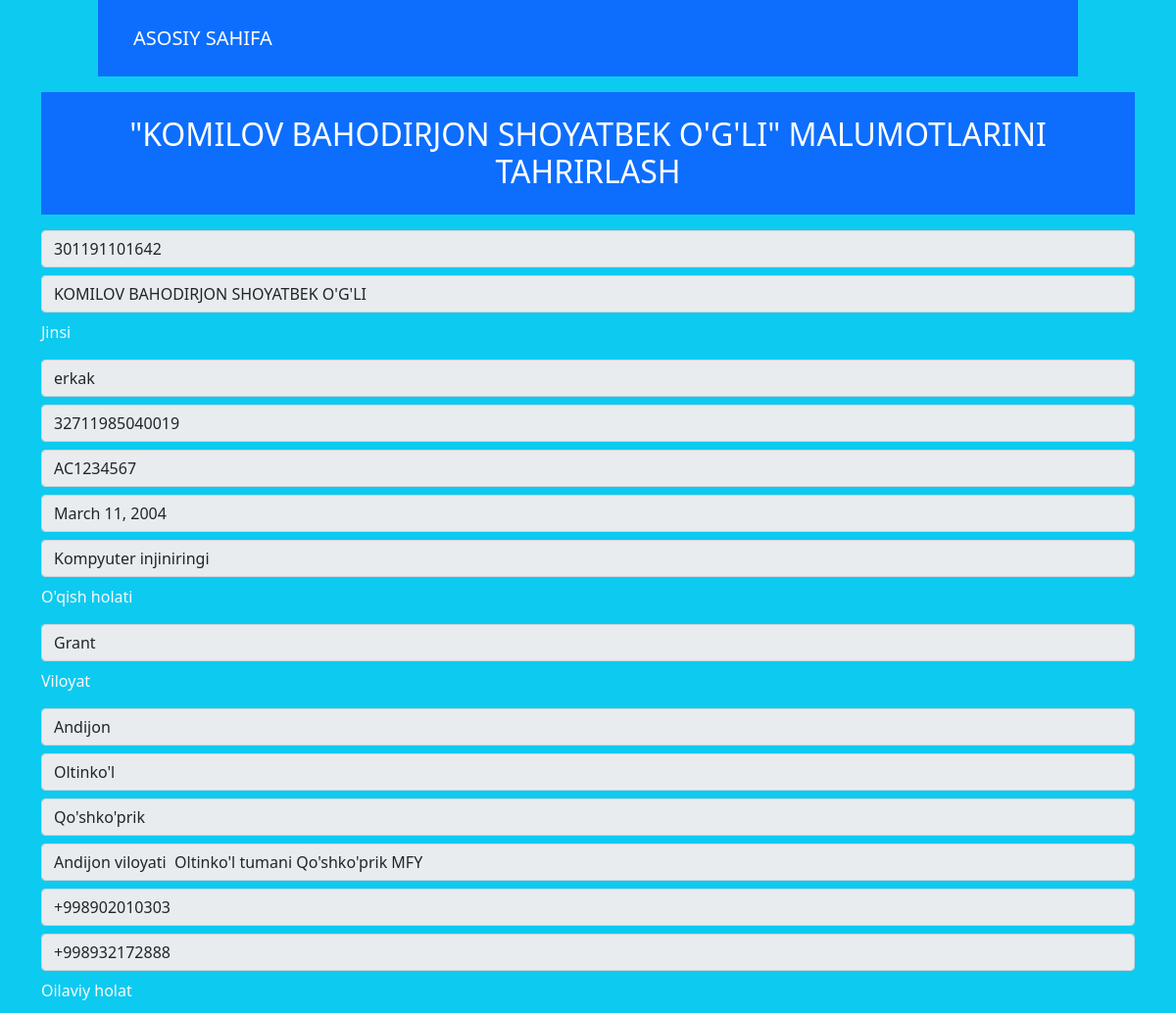
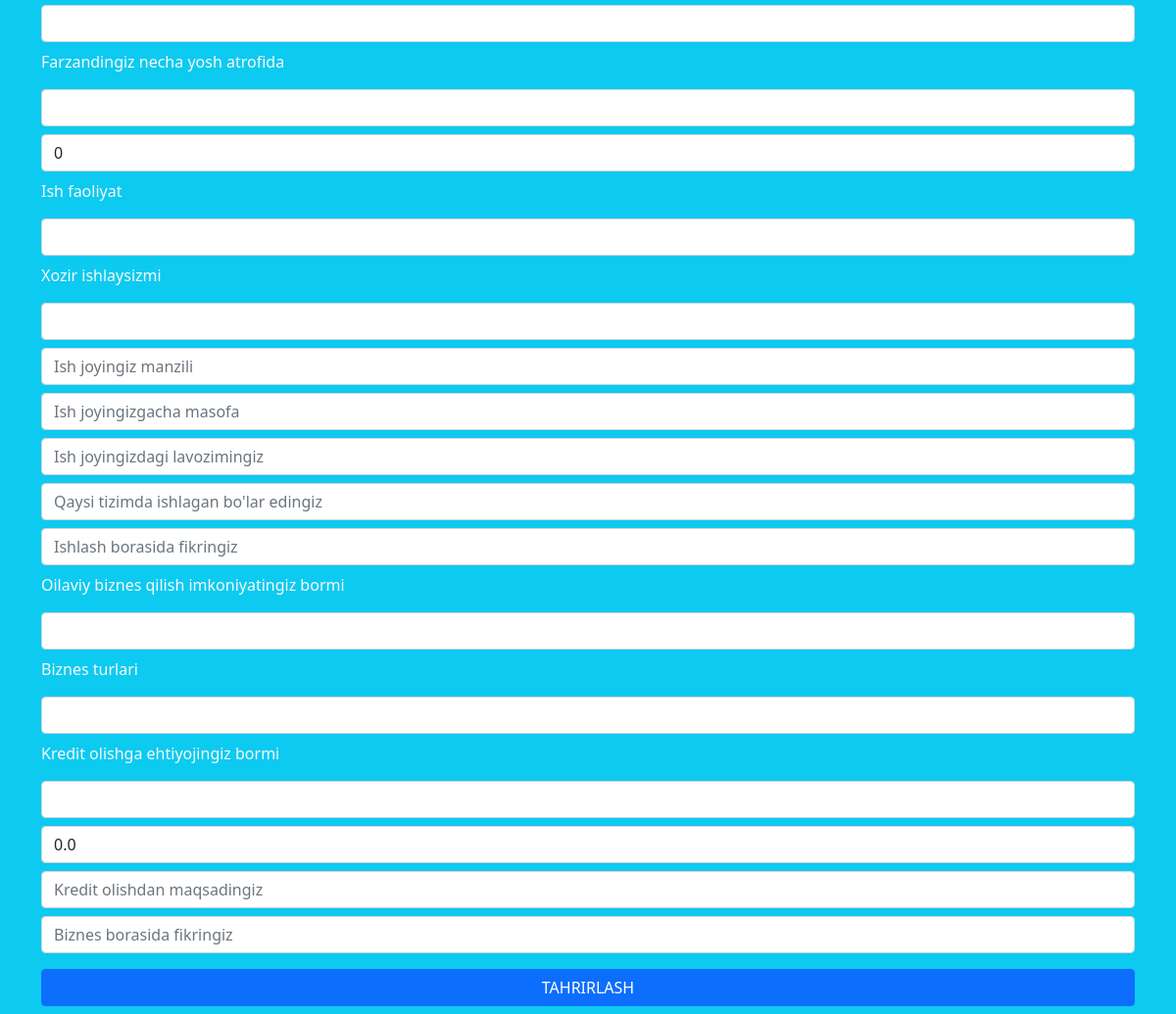
Page /update/3 on the committed database (2 pictures, top to bottom).
### app/models.py (models this page shows, shortened)
class Talabalar(models.Model):
    hemis_id = models.IntegerField(verbose_name="Hemis Id", help_text="Bu yerga faqat raqam yozish kerak !")
    fish = models.CharField(max_length=100, verbose_name="Bitiruvchi to'liq ismi", blank=False, null=False)
    jinsi = models.CharField(max_length=5, verbose_name="Bitiruvchi jinsi", blank=False, null=False)
    pasport_jshshr = models.IntegerField(verbose_name="Bitiruvchi pasport jshshr raqami", help_text="Bu yerga faqat raqam yozish kerak")
    pasport_seriya = models.CharField(max_length=9, verbose_name="Bitiruvchi pasport seriya belgilari", blank=False, null=False)
    tugilgan_sana = models.DateField(auto_now_add=False, auto_now=False, verbose_name="Bitiruvchi tug'ilgan sanasi", help_text="shu tariqa yozing 2000-03-09", blank=True)
    yonalish_nomi = models.CharField(max_length=100, verbose_name="Bitiruvchi mutaxassisligi (yo'nalishi)", help_text="Iltimos to'liq nomini yozing", blank=False, null=False)
    grant_kontrakt = models.CharField(max_length=22, verbose_name="O'qish turi", help_text="Grand yoki Kontrakt", blank=False, null=False)
    viloyat = models.CharField(max_length=25, verbose_name="Bitiruvchi viloyati", blank=False, null=False)
    tuman = models.CharField(max_length=80, verbose_name="Bitiruvchi tumani", blank=False, null=False)
    mfy = models.CharField(max_length=80, verbose_name="Bitiruvchi MFY nomi", blank=False, null=False)
    umumiy_manzil = models.CharField(max_length=200, blank=False, verbose_name="Bitiruvchi to'liq manzili", help_text="viloyati tumani mahallasi kocha nomi", null=False)
    telefon1 = models.CharField(max_length=13, verbose_name="Bitiruvchi telefon raqami", help_text="1-telefon raqam", blank=False, null=False)
    telefon2 = models.CharField(max_length=14, verbose_name="Bitiruvchi telefon raqami", help_text="2-telefon raqam", blank=False, null=False)
    oila = models.CharField(max_length=18, verbose_name="Oilaviy holati", help_text="turmush qurgan yoki qurmagan", blank=True, null=True)
    farzand = models.CharField(max_length=12, verbose_name="Farzandingiz yoshi", help_text="nechi yosh atrofida", blank=True, null=True)
    farzand_yoshi = models.IntegerField(verbose_name="Farzandingiz yoshi", help_text="frazandingiz yo'q bo'lsa iltimos 0 raqamini kiriting ")
    ish_faoliyat = models.CharField(max_length=30, verbose_name="Ish faoliyatingiz", help_text="buyruq asosida, soatbay yoki ishsiz shulardan birini yozing", blank=True, null=True)
    xozirgi_ish = models.CharField(max_length=3, verbose_name="Xozirgi ishlaysizmi", help_text="ha yoki yoq", blank=True, null=True)
    ish_manzil = models.CharField(max_length=200, verbose_name="Ish joyingiz manzili", help_text="iltimos to'liq kiritng", blank=True, null=True)
    ish_masofa = models.CharField(max_length=20, verbose_name="Ish joyingizgacha masofa", help_text="uyingizdan ishingizgacha masofa", blank=True, null=True)
    lavozim = models.CharField(max_length=15, verbose_name="Ish joyingizdagi lavozimingiz", blank=True, null=True)
    qaysi_tizimda_ishlash = models.CharField(max_length=120, verbose_name="Qaysi tizimda ishlamoqchisiz", help_text="agar hozirda ishsiz bo'lsangiz kelajakda qaysi tizimda ishlamoqchisiz", blank=True, null=True)
    qoshimcha_izoh = models.TextField(verbose_name="Ishlash borasida izoxingiz", help_text="to'liqroq va aniqroq", blank=True, null=True)
    oilaviy_biznes = models.CharField(max_length=3, verbose_name="Oilaviz biznesga imkoniyatingiz bormi", help_text="ha yoki yo'q", blank=True, null=True)
    oilaviy_biznes2 = models.CharField(max_length=22, verbose_name="Qaysi biznes bilan shug'ullanmoqchisiz", help_text="dehqonchilik chorvachilik, ...", blank=True, null=True)
    kredit_olish = models.CharField(max_length=3, verbose_name="Kredit olishga ehtiyojingiz bormi", blank=True, help_text="ha yoki yo'q", null=True)
    kredit_summa = models.FloatField(verbose_name="Kredit miqdorini kiritng", help_text="agra kredit olmoqchi bo'lmasangiz iltimos 0 sonini kiritng")
    kredit_maqsad = models.CharField(max_length=150, verbose_name="Kredit olishdan maqsadingiz", help_text="maqsadingiz haqida qisqacha", blank=True, null=True)
    biznes_izox = models.TextField(verbose_name="Biznes qilish borasida izoxlaringiz", help_text="to'liqroq va aniqroq", blank=True, null=True)
    objects = models.Manager()

### app/views.py (the view, shortened to what this page needs)
# urls.py: path('update/<id>', views.update, name='update'),
def update(request, id):  # sourcery skip: extract-method, remove-unreachable-code
    d = Talabalar.objects.get(id=id)
    context = {
        "d":d
    }
    return render(request, 'edit.html', context)

### templates/edit.html (shortened to what this page needs)
<!doctype html>
<html lang="en">
  <head>
    <link href="https://cdn.jsdelivr.net/npm/bootstrap@5.1.3/dist/css/bootstrap.min.css" rel="stylesheet">
  </head>
  <body class=" bg-info text-light">
        <nav class="bg-primary p-4 col-10 mx-auto navbar-expand-lg navbar-dark bg-primary">
          <div class="container-fluid">
            <a class="navbar-brand" href="/">ASOSIY SAHIFA</a>
          </div>
        </nav>
        <div class="container ">
            <div class="row">
                <div>
                    <h2 class="text-white bg-primary text-center p-4 mt-3 col-12 mx-auto  d-inline-block">"{{d.fish}}" MALUMOTLARINI TAHRIRLASH</h2>
                    <br>
                    <form action="/update/{{d.id}}" method="post">
                        <div class="form-group">
                            <input class="form-control mt-2" placeholder="Hemis raqami" name="hemis_id" value="{{d.hemis_id}}" disabled>
                        </div>
                        <div class="form-group">
                            <input class="form-control mt-2" placeholder="Familya Ism Sharif" name="fish" value="{{d.fish}}" disabled>
                        </div>
                        <div class="form-group ">
                            <p class="mt-2">Jinsi</p>
                            <select id="jinsi" class="form-control mt-2" name="jinsi" disabled>
                              <option selected >{{d.jinsi}}</option>
                            </select>
                        </div>
                        <div class="form-group">
                            <input class="form-control mt-2" placeholder="Pasport jshshr raqami" name="pasport_jshshr" value="{{d.pasport_jshshr}}" disabled>
                        </div>
                        <div class="form-group">
                            <input class="form-control mt-2" placeholder="Pasport seriya raqami" name="pasport_seriya" value="{{d.pasport_seriya}}" disabled>
                        </div>
                        <div class="form-group">
                            <input class="form-control mt-2" placeholder="Tug'ilgan sanangiz (2000-02-23) Iltimos avval yil keyin oy keyin esa kun kiriting" name="tugilgan_sana" value="{{d.tugilgan_sana}}" disabled>
                        </div>
                        <div class="form-group">
                            <input class="form-control mt-2" placeholder="Yo'nalishi (mutaxassislik) nomi" name="yonalish_nomi" value="{{d.yonalish_nomi}}" disabled>
                        </div>
                        <div class="form-group col-12">
                            <p class="mt-2">O'qish holati</p>
                            <select id="grant_kontrakt" class="form-control mt-2" name="grant_kontrakt"  disabled>
                              <option selected>{{d.grant_kontrakt}}</option>
                            </select>
                        </div>
                            <div class="form-group col-12">
                                <p class="mt-2">Viloyat</p>
                                <select id="viloyat" class="form-control mt-2" name="viloyat" disabled>
                                  <option selected>{{d.viloyat}}</option>
                                </select>
                            </div>
                        <div class="form-group">
                            <input class="form-control mt-2" placeholder="Tuman" name="tuman" value="{{d.tuman}}" disabled>
                        </div>
                        <div class="form-group">
                            <input class="form-control mt-2" placeholder="MFY" name="mfy" value="{{d.mfy}}" disabled>
                        </div>
                        <div class="form-group">
                            <input class="form-control mt-2" placeholder="To'liq manzil" name="umumiy_manzil" value="{{d.umumiy_manzil}}" disabled>
                        </div>
                        <div class="form-group">
                            <input class="form-control mt-2" placeholder="1-telefon raqam" name="telefon1" value="{{d.telefon1}}" disabled>
                        </div>
                        <div class="form-group">
                            <input class="form-control mt-2" placeholder="2-telefon raqam" name="telefon2" value="{{d.telefon2}}" disabled>
                        </div>
                        <div class="form-group col-12">
                            <p class="mt-2">Oilaviy holat</p>
                            <select id="oila" class="form-control mt-2" name="oila">
                              <option selected>{{d.oila}}</option>
                              <option>Turmush qurgan</option>
                            </select>
                        </div>
                        <div class="form-group col-12">
                            <p class="mt-2">Farzandingiz necha yosh atrofida</p>
                            <select id="farzand" class="form-control mt-2" name="farzand">
                              <option selected>{{d.farzand}}</option>
                              <option>Xomilador</option>
                            </select>
                        </div>
                        <div class="form-group">
                            <input class="form-control mt-2" placeholder="Farzandingiz yoshini to'liq kiriting" name="farzand_yoshi" value="{{d.farzand_yoshi}}">
                        </div>
                        <div class="form-group col-12">
                            <p class="mt-2">Ish faoliyat</p>
                            <select id="ish_faoliyat" class="form-control mt-0" name="ish_faoliyat">
                              <option selected>{{d.ish_faoliyat}}</option>
                              <option>Buyruq asosida ishlash</option>
                            </select>
                        </div>
                        <div class="form-group col-12">
                            <p class="mt-2">Xozir ishlaysizmi</p>
                            <select id="xozirgi_ish" class="form-control mt-2" name="xozirgi_ish">
                              <option selected>{{d.xozirgi_ish}}</option>
                              <option>Ha</option>
                            </select>
                        </div>
                        <div class="form-group">
                            <input class="form-control mt-2" placeholder="Ish joyingiz manzili" name="ish_manzil" value="{{d.ish_manzil}}">
                        </div>
                        <div class="form-group">
                            <input class="form-control mt-2" placeholder="Ish joyingizgacha masofa" name="ish_masofa" value="{{d.ish_masofa}}">
                        </div>
                        <div class="form-group">
                            <input class="form-control mt-2" placeholder="Ish joyingizdagi lavozimingiz" name="lavozim" value="{{d.lavozim}}">
                        </div>
                        <div class="form-group">
                            <input class="form-control mt-2" placeholder="Qaysi tizimda ishlagan bo'lar edingiz" name="qaysi_tizimda_ishlash" value="{{d.qaysi_tizimda_ishlash}}">
                        </div>
                        <div class="form-group">
                            <input class="form-control mt-2" name="qoshimcha_izoh" value="{{d.qoshimcha_izoh}}" placeholder="Ishlash borasida fikringiz">
                          </div>
                        <div class="form-group col-12">
                            <p class="mt-2">Oilaviy biznes qilish imkoniyatingiz bormi</p>
                            <select id="oilaviy_biznes" class="form-control mt-2" name="oilaviy_biznes">
                              <option selected>{{d.oilaviy_biznes}}</option>
                              <option>Ha</option>
                            </select>
                        </div>
                        <div class="form-group col-12">
                            <p class="mt-2">Biznes turlari</p>
                            <select id="oilaviy_biznes2" class="form-control mt-2" name="oilaviy_biznes2">
                              <option selected>{{d.oilaviy_biznes2}}</option>
                              <option>Chorvachilik</option>
                            </select>
                        </div>
                        <div class="form-group col-12">
                            <p class="mt-2">Kredit olishga ehtiyojingiz bormi</p>
                            <select id="kredit_olish" class="form-control mt-2" name="kredit_olish">
                              <option selected>{{d.kredit_olish}}</option>
                              <option>Ha</option>
                            </select>
                        </div>
                        <div class="form-group">
                            <input class="form-control mt-2" placeholder="Qancha kredit summa olmoqchisiz" name="kredit_summa" value="{{d.kredit_summa}}">
                        </div>
                        <div class="form-group">
                            <input class="form-control mt-2" placeholder="Kredit olishdan maqsadingiz" name="kredit_maqsad" value="{{d.kredit_maqsad}}">
                        </div>
                        <div class="form-group">
                            <input class="form-control mt-2" name="biznes_izox" value="{{d.biznes_izox}}" placeholder="Biznes borasida fikringiz">
                        </div>
                        <div class="d-grid gap-2 mt-3">
                            <button class="btn btn-primary mb-2" type="submit">TAHRIRLASH</button>
                          </div>
                    </form>
                </div>
            </div>
        </div>
  </body>
</html>

### rows in the picture
Talabalar: fish "KOMILOV BAHODIRJON SHOYATBEK O'G'LI", hemis_id "301191101642", jinsi "erkak", pasport_jshshr "32711985040019", pasport_seriya "AC1234567", tugilgan_sana "March 11, 2004", yonalish_nomi "Kompyuter injiniringi", grant_kontrakt "Grant", viloyat "Andijon", tuman "Oltinko'l", mfy "Qo'shko'prik", umumiy_manzil "Andijon viloyati Oltinko'l tumani Qo'shko'prik MFY", telefon1 "+998902010303", telefon2 "+998932172888", farzand_yoshi "0", kredit_summa "0.0"
